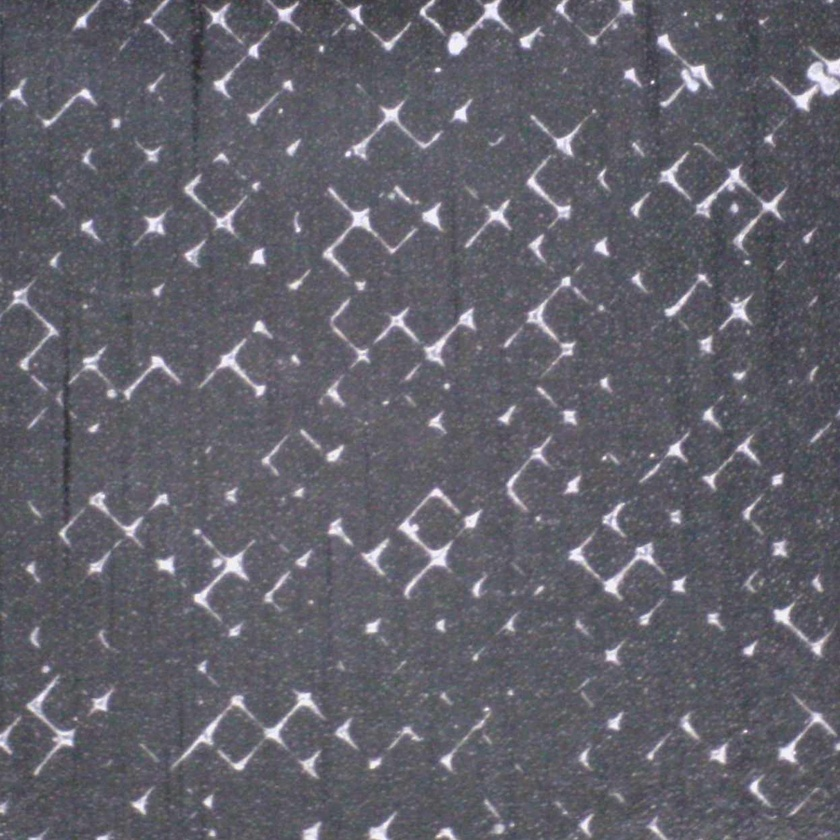
#> input picture input_image.jpg, 840 x 840 px, shrunk from 1246 x 1246 before the run
$ python agathe.py input_image.jpg black_reference.jpg white_reference.jpg
#> lines starting #> are read from the running program, lines starting #| are printed output that depends on the picture; after the words box and inside, x2 and y2 are one past the last pixel; in counts of white or black regions, pixels touching at a corner belong together
import cv2
import numpy as np
import sys

class textcolors:
    HEADER = '\033[95m'
    OKBLUE = '\033[94m'
    OKCYAN = '\033[96m'
    OKGREEN = '\033[92m'
    WARNING = '\033[93m'
    FAIL = '\033[91m'
    ENDC = '\033[0m'
    BOLD = '\033[1m'
    UNDERLINE = '\033[4m'

def find_white_proportion(image_path, black_reference_path, white_reference_path):
    # Load images
#> called with image_path = 'input_image.jpg', black_reference_path = 'black_reference.jpg', white_reference_path = 'white_reference.jpg'
    input_image = cv2.imread(image_path, cv2.IMREAD_GRAYSCALE)
#> input_image: shape (840, 840); min 36, max 252, mean 98.7
    black_reference = cv2.imread(black_reference_path, cv2.IMREAD_GRAYSCALE)
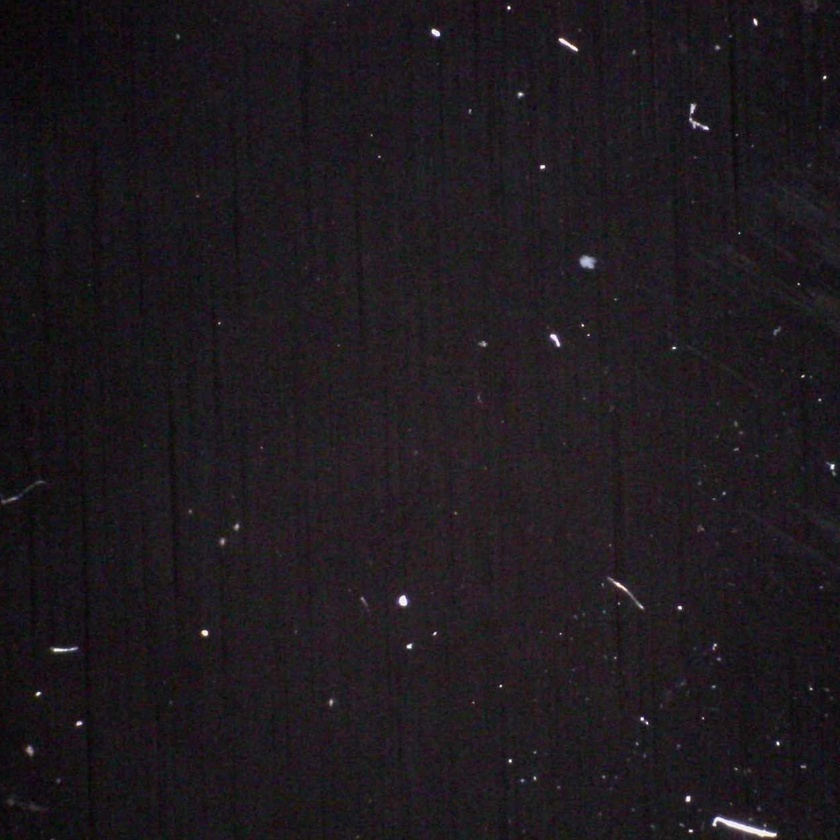
#> input picture black_reference.jpg, 840 x 840 px, shrunk from 1246 x 1246 before the run
#> black_reference: shape (840, 840); min 2, max 254, mean 27.3
    white_reference = cv2.imread(white_reference_path, cv2.IMREAD_GRAYSCALE)
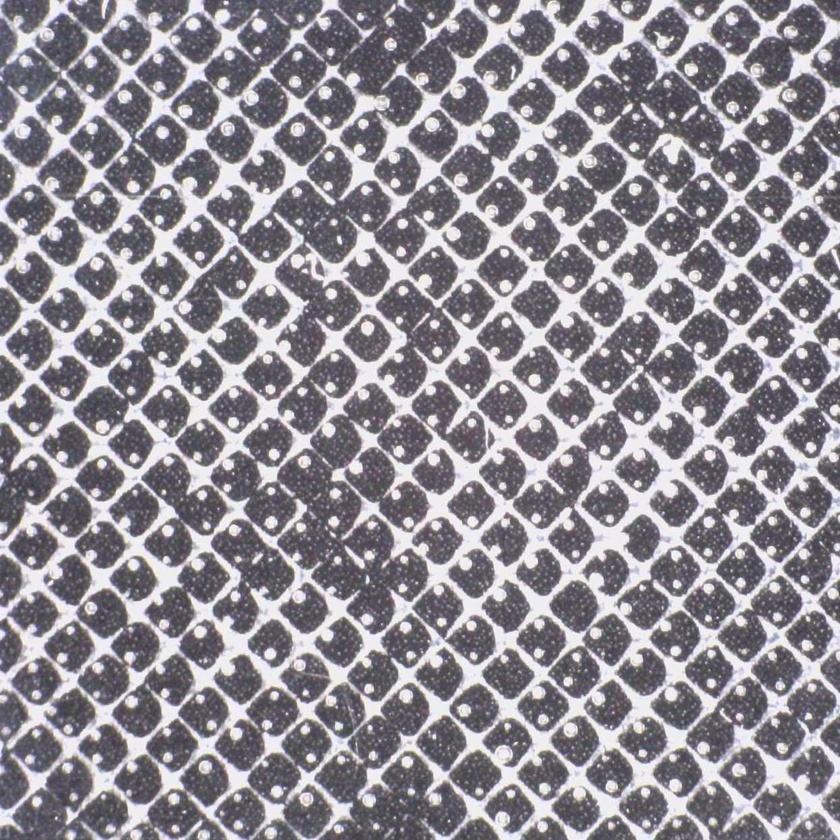
#> input picture white_reference.jpg, 840 x 840 px, shrunk from 1246 x 1246 before the run
#> white_reference: shape (840, 840); min 52, max 255, mean 141.6

    cv2.imshow("Input", input_image)
    cv2.waitKey(0)
    cv2.imshow("Black Ref.", black_reference)
    cv2.waitKey(0)
    cv2.imshow("White Ref.", white_reference)
    cv2.waitKey(0)

    prop_input = np.sum(input_image > 127)
#> prop_input = 54371
    prop_white = np.sum(white_reference > 127)
#> prop_white = 298592
    prop_black = np.sum(black_reference > 127)
#> prop_black = 1372

    print(f"white pixels:\n input: {prop_input}, white_ref: {prop_white}, black_ref: {prop_black}\n")
#| white pixels:
#|  input: 54371, white_ref: 298592, black_ref: 1372

    return (( prop_input - prop_black ) * 100 ) / (prop_white - prop_black)

def find_white_proportion_using_threshold(image_path, black_reference_path, white_reference_path):
    # Load images
    input_image = cv2.imread(image_path, cv2.IMREAD_GRAYSCALE)
    black_reference = cv2.imread(black_reference_path, cv2.IMREAD_GRAYSCALE)
    white_reference = cv2.imread(white_reference_path, cv2.IMREAD_GRAYSCALE)

    (retVal, newInput) = cv2.threshold(input_image, 130, 255, cv2.THRESH_BINARY)
    (retVal, newBlack) = cv2.threshold(black_reference, 130, 255, cv2.THRESH_BINARY)
    (retVal, newWhite) = cv2.threshold(white_reference, 130, 255, cv2.THRESH_BINARY)

    cv2.imshow("test Ref.", newInput)
    cv2.waitKey(0)
    cv2.imshow("test Ref.", newBlack)
    cv2.waitKey(0)
    cv2.imshow("test Ref.", newWhite)
    cv2.waitKey(0)

    prop_input = np.sum(newInput > 127)
    prop_white = np.sum(newWhite > 127)
    prop_black = np.sum(newBlack > 127)

    print(f"white pixels:\n input: {prop_input}, white_ref: {prop_white}, black_ref: {prop_black}\n")

    return (( prop_input - prop_black ) * 100 ) / (prop_white - prop_black)


if __name__ == '__main__':
    if len(sys.argv) != 4 and len(sys.argv) != 2:
        print("\n--------------------------\n Wrong number of argument\n--------------------------\n\nuse: \n\n python3 agathe.py <path-to-image-to-test> <path-to-black-reference-image> <path-to-white-reference-image> \n\nor use default configuration with: \n\n python3 agathe.py default")
        exit(1)

    if len(sys.argv) == 2 and sys.argv[1] != 'default':
        print("\n--------------------------\n Wrong default argument\n--------------------------\n\nuse:\n\n python3 agathe.py default")
        exit(1)

    if sys.argv[1] == 'default':
        # Default usage
        print("Use default configuration...\n")
        image_path = 'input_image.jpg'
        black_reference_path = 'black_reference.jpg'
        white_reference_path = 'white_reference.jpg'
    else:
        image_path = sys.argv[1]
        black_reference_path = sys.argv[2]
        white_reference_path = sys.argv[3]

    white_proportion = find_white_proportion(image_path, black_reference_path, white_reference_path)
#> white_proportion = 17.83
    result_color=textcolors.OKGREEN
    if white_proportion > 10.0:
        result_color=textcolors.WARNING
        if white_proportion > 30.0:
            result_color=textcolors.FAIL
    print(f"{result_color}White pixels proportion: {textcolors.BOLD}{white_proportion}%\033[0m\n")
#| [93mWhite pixels proportion: [1m17.831572572505216%[0m


    white_proportion = find_white_proportion_using_threshold(image_path, black_reference_path, white_reference_path)
#> in find_white_proportion_using_threshold, `(retVal, newInput) = cv2.threshold(input_image, 130, 255, cv2.THRESH_B..`:
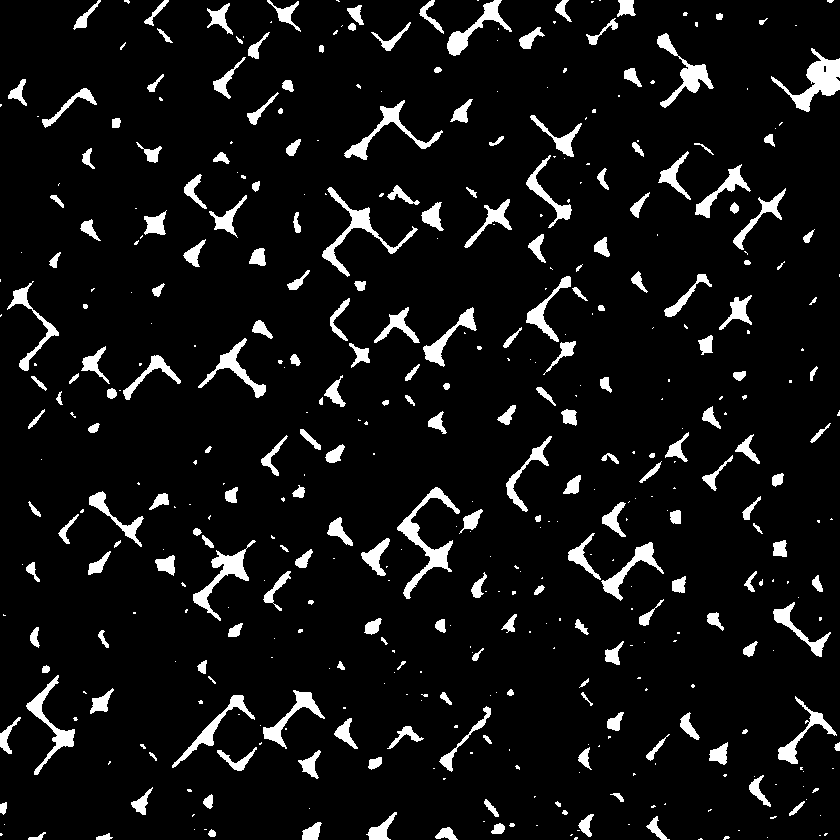
#> newInput: shape (840, 840); 7.3% white; 461 white regions (237 under 20 px), largest, box (x1, y1, x2, y2) and area: (397, 487, 460, 599) 1493, (771, 48, 840, 112) 1440, (322, 187, 418, 277) 1192
#> in find_white_proportion_using_threshold, `(retVal, newBlack) = cv2.threshold(black_reference, 130, 255, cv2.THRE..`:
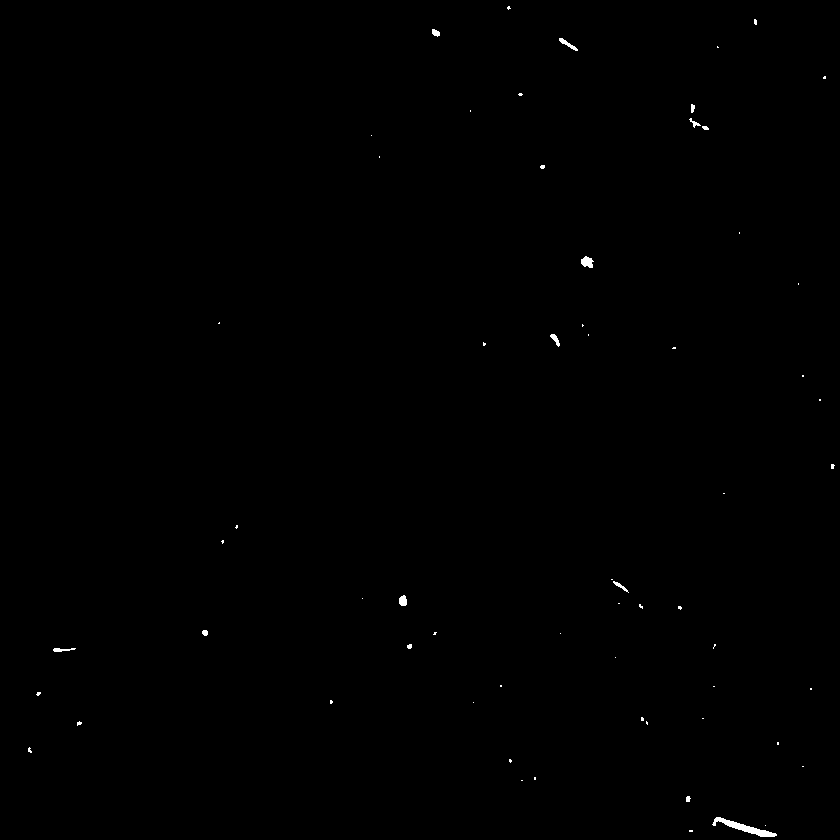
#> newBlack: shape (840, 840); 0.19% white; 63 white regions (49 under 20 px), largest, box (x1, y1, x2, y2) and area: (712, 817, 777, 837) 383, (581, 256, 594, 268) 106, (559, 38, 578, 51) 77
#> in find_white_proportion_using_threshold, `(retVal, newWhite) = cv2.threshold(white_reference, 130, 255, cv2.THRE..`:
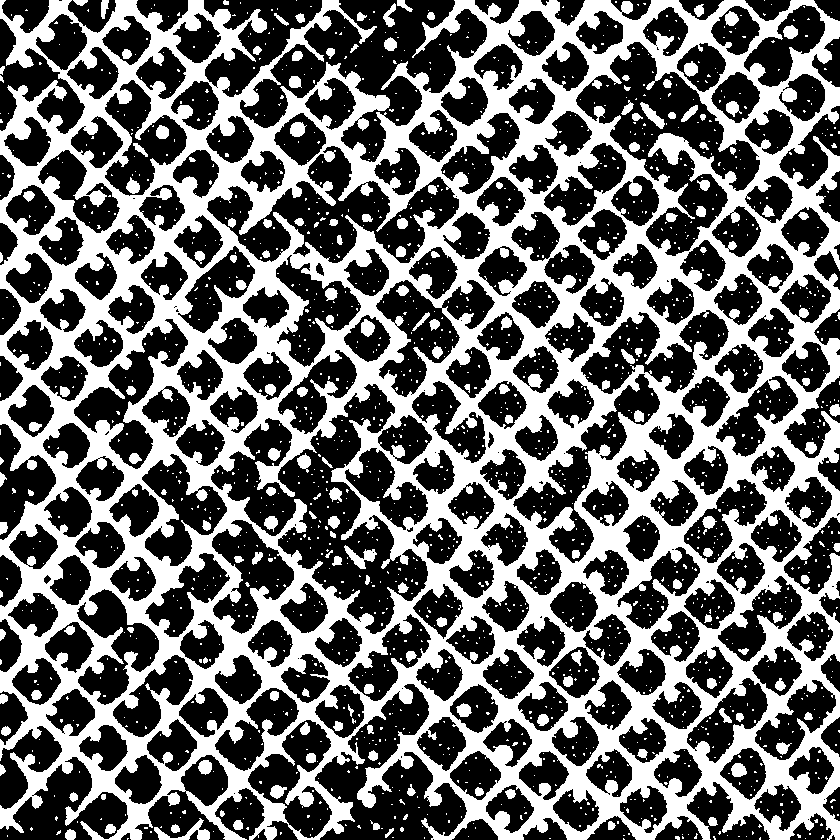
#> newWhite: shape (840, 840); 41.4% white; 2179 white regions (2008 under 20 px), largest, box (x1, y1, x2, y2) and area: (0, 0, 840, 840) 271740, (154, 818, 210, 840) 403, (344, 545, 377, 569) 320
#> in find_white_proportion_using_threshold, `prop_input = np.sum(newInput > 127)`: prop_input = 51538
#> in find_white_proportion_using_threshold, `prop_white = np.sum(newWhite > 127)`: prop_white = 292073
#> in find_white_proportion_using_threshold, `prop_black = np.sum(newBlack > 127)`: prop_black = 1322
#| white pixels:
#|  input: 51538, white_ref: 292073, black_ref: 1322
#> white_proportion = 17.27
    result_color=textcolors.OKGREEN
    if white_proportion > 10.0:
        result_color=textcolors.WARNING
        if white_proportion > 30.0:
            result_color=textcolors.FAIL
    print(f"{result_color}White pixels proportion (using threshold): {textcolors.BOLD}{white_proportion}%\033[0m\n")
#| [93mWhite pixels proportion (using threshold): [1m17.271135782851992%[0m
